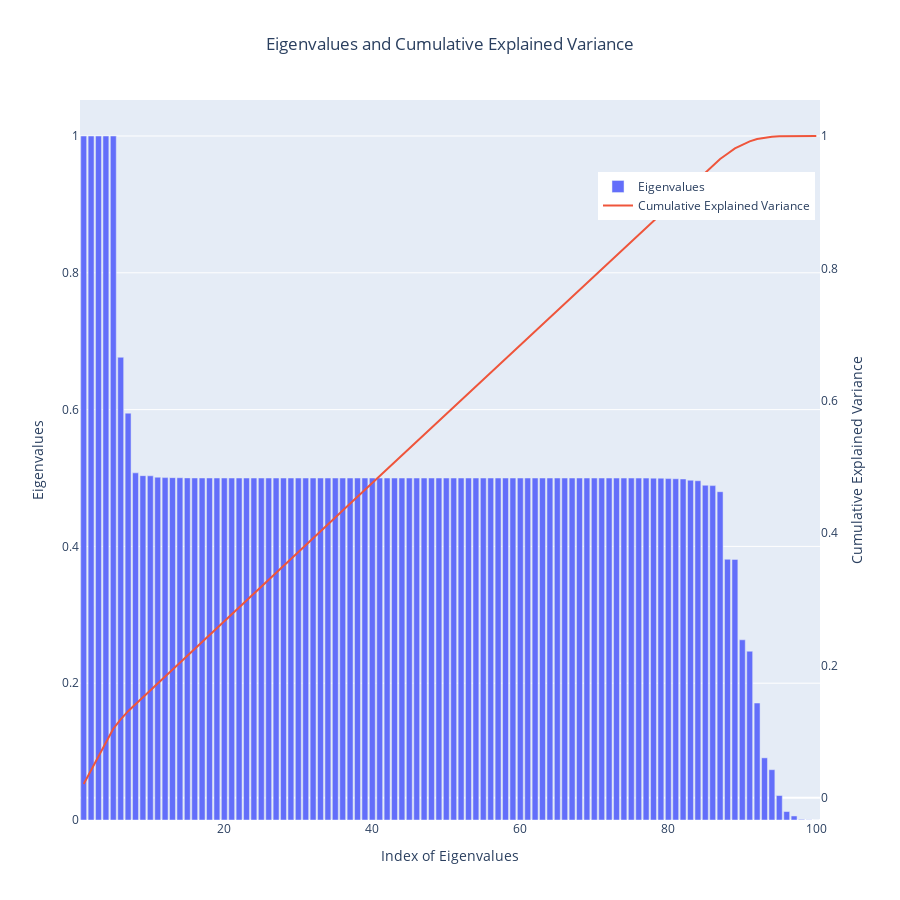

The notebook cell saved with this chart:
### Code cell
# Compute the eigenvalues of the prior covariance matrix
eigenvalues = np.linalg.eigvalsh(prior_covariance_matrix)

# Sort eigenvalues by their absolute values in descending order
sorted_eigenvalues = np.sort(eigenvalues)[::-1]

# Calculate the cumulative explained variance
cumulative_explained_variance = np.cumsum(sorted_eigenvalues) / np.sum(sorted_eigenvalues)

# Create a bar plot for the sorted eigenvalues (original values) and a line plot for cumulative explained variance
fig2 = go.Figure()

# Bar plot for eigenvalues
fig2.add_trace(
    go.Bar(
        x=np.arange(1, len(sorted_eigenvalues) + 1),
        y=np.abs(sorted_eigenvalues),
        name="Eigenvalues",
    )
)

# Line plot for cumulative explained variance
fig2.add_trace(
    go.Scatter(
        x=np.arange(1, len(cumulative_explained_variance) + 1),
        y=cumulative_explained_variance,
        name="Cumulative Explained Variance",
        yaxis="y2",
        mode="lines",
    )
)

# Add figure layout
fig2.update_layout(
    title="Eigenvalues and Cumulative Explained Variance",
    xaxis=dict(title="Index of Eigenvalues"),
    yaxis=dict(title="Eigenvalues"),
    yaxis2=dict(
        title="Cumulative Explained Variance",
        overlaying="y",
        side="right",
        showgrid=False,
    ),
    width=900,
    height=900,
    title_x=0.5,
    legend=dict(x=0.7, y=0.9),
)

# Show the figure
fig2.show()

### Figure 1 — Plotly figure (JSON) as saved in the notebook; plotly's stock layout.template omitted (floating-point values rounded to 4 significant figures)
{"data": [{"name": "Eigenvalues", "type": "bar", "x": [1, 2, 3, 4, 5, 6, 7, 8, 9, 10, 11, 12, 13, 14, 15, 16, 17, 18, 19, 20, 21, 22, 23, 24, 25, 26, 27, 28, 29, 30, 31, 32, 33, 34, 35, 36, 37, 38, 39, 40, 41, 42, 43, 44, 45, 46, 47, 48, 49, 50, 51, 52, 53, 54, 55, 56, 57, 58, 59, 60, 61, 62, 63, 64, 65, 66, 67, 68, 69, 70, 71, 72, 73, 74, 75, 76, 77, 78, 79, 80, 81, 82, 83, 84, 85, 86, 87, 88, 89, 90, 91, 92, 93, 94, 95, 96, 97, 98, 99, 100], "y": [1.0, 1.0, 1.0, 1.0, 1.0, 0.6765, 0.5948, 0.5075, 0.5034, 0.5032, 0.5012, 0.5006, 0.5005, 0.5004, 0.5002, 0.5001, 0.5, 0.5, 0.5, 0.5, 0.5, 0.5, 0.5, 0.5, 0.5, 0.5, 0.5, 0.5, 0.5, 0.5, 0.5, 0.5, 0.5, 0.5, 0.5, 0.5, 0.5, 0.5, 0.5, 0.5, 0.5, 0.5, 0.5, 0.5, 0.5, 0.5, 0.5, 0.5, 0.5, 0.5, 0.5, 0.5, 0.5, 0.5, 0.5, 0.5, 0.5, 0.5, 0.5, 0.5, 0.5, 0.5, 0.5, 0.5, 0.5, 0.5, 0.5, 0.5, 0.5, 0.5, 0.5, 0.5, 0.4999, 0.4999, 0.4999, 0.4999, 0.4998, 0.4998, 0.4997, 0.4991, 0.4989, 0.4986, 0.4968, 0.496, 0.4894, 0.4889, 0.48, 0.3812, 0.381, 0.2634, 0.2467, 0.171, 0.09087, 0.07357, 0.03579, 0.01236, 0.005901, 0.0008775, 0.0003049, 4.726e-05]}, {"mode": "lines", "name": "Cumulative Explained Variance", "type": "scatter", "x": [1, 2, 3, 4, 5, 6, 7, 8, 9, 10, 11, 12, 13, 14, 15, 16, 17, 18, 19, 20, 21, 22, 23, 24, 25, 26, 27, 28, 29, 30, 31, 32, 33, 34, 35, 36, 37, 38, 39, 40, 41, 42, 43, 44, 45, 46, 47, 48, 49, 50, 51, 52, 53, 54, 55, 56, 57, 58, 59, 60, 61, 62, 63, 64, 65, 66, 67, 68, 69, 70, 71, 72, 73, 74, 75, 76, 77, 78, 79, 80, 81, 82, 83, 84, 85, 86, 87, 88, 89, 90, 91, 92, 93, 94, 95, 96, 97, 98, 99, 100], "y": [0.02088, 0.04176, 0.06263, 0.08351, 0.1044, 0.1185, 0.1309, 0.1415, 0.152, 0.1625, 0.173, 0.1835, 0.1939, 0.2044, 0.2148, 0.2252, 0.2357, 0.2461, 0.2566, 0.267, 0.2774, 0.2879, 0.2983, 0.3087, 0.3192, 0.3296, 0.3401, 0.3505, 0.3609, 0.3714, 0.3818, 0.3923, 0.4027, 0.4131, 0.4236, 0.434, 0.4445, 0.4549, 0.4653, 0.4758, 0.4862, 0.4966, 0.5071, 0.5175, 0.528, 0.5384, 0.5488, 0.5593, 0.5697, 0.5802, 0.5906, 0.601, 0.6115, 0.6219, 0.6324, 0.6428, 0.6532, 0.6637, 0.6741, 0.6845, 0.695, 0.7054, 0.7159, 0.7263, 0.7367, 0.7472, 0.7576, 0.7681, 0.7785, 0.7889, 0.7994, 0.8098, 0.8202, 0.8307, 0.8411, 0.8516, 0.862, 0.8724, 0.8829, 0.8933, 0.9037, 0.9141, 0.9245, 0.9348, 0.9451, 0.9553, 0.9653, 0.9732, 0.9812, 0.9867, 0.9918, 0.9954, 0.9973, 0.9988, 0.9996, 0.9999, 1.0, 1.0, 1.0, 1.0], "yaxis": "y2"}], "layout": {"height": 900, "legend": {"x": 0.7, "y": 0.9}, "title": {"text": "Eigenvalues and Cumulative Explained Variance", "x": 0.5}, "width": 900, "xaxis": {"title": {"text": "Index of Eigenvalues"}}, "yaxis": {"title": {"text": "Eigenvalues"}}, "yaxis2": {"overlaying": "y", "showgrid": false, "side": "right", "title": {"text": "Cumulative Explained Variance"}}}}
